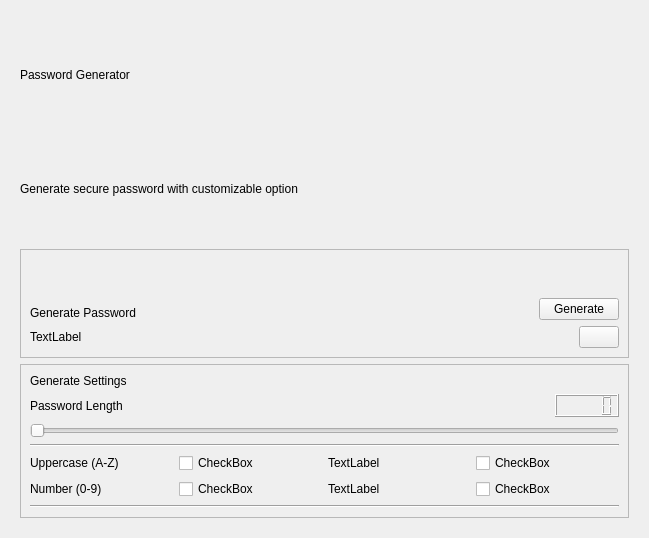
<?xml version="1.0" encoding="UTF-8"?>
<ui version="4.0">
 <class>PasswordGeneratorPage</class>
 <widget class="QWidget" name="PasswordGeneratorPage">
  <property name="geometry">
   <rect>
    <x>0</x>
    <y>0</y>
    <width>649</width>
    <height>538</height>
   </rect>
  </property>
  <property name="windowTitle">
   <string>Form</string>
  </property>
  <layout class="QVBoxLayout" name="verticalLayout_2">
   <item>
    <widget class="QStackedWidget" name="dashboardPages">
     <property name="currentIndex">
      <number>1</number>
     </property>
     <widget class="QWidget" name="vaultPage">
      <layout class="QHBoxLayout" name="horizontalLayout_3">
       <item>
        <layout class="QVBoxLayout" name="verticalLayout_3">
         <item alignment="Qt::AlignmentFlag::AlignRight">
          <widget class="QPushButton" name="addAccountButton">
           <property name="text">
            <string>Add Account</string>
           </property>
          </widget>
         </item>
         <item>
          <layout class="QHBoxLayout" name="horizontalLayout_4">
           <item>
            <widget class="QListWidget" name="listWidget">
             <item>
              <property name="text">
               <string>aasas 
 a</string>
              </property>
             </item>
            </widget>
           </item>
          </layout>
         </item>
        </layout>
       </item>
       <item>
        <layout class="QVBoxLayout" name="verticalLayout_4">
         <item>
          <widget class="QFrame" name="frame_3">
           <property name="frameShape">
            <enum>QFrame::Shape::StyledPanel</enum>
           </property>
           <property name="frameShadow">
            <enum>QFrame::Shadow::Raised</enum>
           </property>
           <layout class="QVBoxLayout" name="verticalLayout_8">
            <item>
             <widget class="QStackedWidget" name="accountPanel">
              <property name="maximumSize">
               <size>
                <width>16777207</width>
                <height>16777215</height>
               </size>
              </property>
              <property name="currentIndex">
               <number>2</number>
              </property>
              <widget class="QWidget" name="emptyAccountPage">
               <layout class="QVBoxLayout" name="verticalLayout">
                <item alignment="Qt::AlignmentFlag::AlignHCenter|Qt::AlignmentFlag::AlignVCenter">
                 <widget class="QLabel" name="label">
                  <property name="sizePolicy">
                   <sizepolicy hsizetype="Preferred" vsizetype="Preferred">
                    <horstretch>0</horstretch>
                    <verstretch>0</verstretch>
                   </sizepolicy>
                  </property>
                  <property name="text">
                   <string>Select / Create a account  to view details</string>
                  </property>
                 </widget>
                </item>
               </layout>
              </widget>
              <widget class="QWidget" name="accountDetailPage">
               <layout class="QVBoxLayout" name="verticalLayout_6">
                <item>
                 <widget class="QLabel" name="label_7">
                  <property name="text">
                   <string>Account Detail Page</string>
                  </property>
                 </widget>
                </item>
               </layout>
              </widget>
              <widget class="QWidget" name="createAccountPage">
               <layout class="QVBoxLayout" name="verticalLayout_5">
                <item>
                 <spacer name="verticalSpacer_3">
                  <property name="orientation">
                   <enum>Qt::Orientation::Vertical</enum>
                  </property>
                  <property name="sizeHint" stdset="0">
                   <size>
                    <width>20</width>
                    <height>40</height>
                   </size>
                  </property>
                 </spacer>
                </item>
                <item alignment="Qt::AlignmentFlag::AlignHCenter">
                 <widget class="QLabel" name="label_6">
                  <property name="text">
                   <string>Add Your Account</string>
                  </property>
                 </widget>
                </item>
                <item>
                 <spacer name="verticalSpacer_6">
                  <property name="orientation">
                   <enum>Qt::Orientation::Vertical</enum>
                  </property>
                  <property name="sizeHint" stdset="0">
                   <size>
                    <width>20</width>
                    <height>40</height>
                   </size>
                  </property>
                 </spacer>
                </item>
                <item alignment="Qt::AlignmentFlag::AlignLeft|Qt::AlignmentFlag::AlignBottom">
                 <widget class="QLabel" name="accountTitleLabel">
                  <property name="text">
                   <string>Platform Name</string>
                  </property>
                 </widget>
                </item>
                <item>
                 <widget class="QLineEdit" name="platformName"/>
                </item>
                <item>
                 <spacer name="verticalSpacer_2">
                  <property name="orientation">
                   <enum>Qt::Orientation::Vertical</enum>
                  </property>
                  <property name="sizeHint" stdset="0">
                   <size>
                    <width>20</width>
                    <height>40</height>
                   </size>
                  </property>
                 </spacer>
                </item>
                <item alignment="Qt::AlignmentFlag::AlignBottom">
                 <widget class="QLabel" name="label_4">
                  <property name="text">
                   <string>Platform Email</string>
                  </property>
                 </widget>
                </item>
                <item>
                 <widget class="QLineEdit" name="platformEmail"/>
                </item>
                <item>
                 <spacer name="verticalSpacer_4">
                  <property name="orientation">
                   <enum>Qt::Orientation::Vertical</enum>
                  </property>
                  <property name="sizeHint" stdset="0">
                   <size>
                    <width>20</width>
                    <height>40</height>
                   </size>
                  </property>
                 </spacer>
                </item>
                <item alignment="Qt::AlignmentFlag::AlignBottom">
                 <widget class="QLabel" name="label_5">
                  <property name="text">
                   <string>Platform Password</string>
                  </property>
                 </widget>
                </item>
                <item>
                 <layout class="QHBoxLayout" name="horizontalLayout_10">
                  <property name="spacing">
                   <number>3</number>
                  </property>
                  <property name="bottomMargin">
                   <number>83</number>
                  </property>
                  <item>
                   <widget class="QLineEdit" name="platformPassword"/>
                  </item>
                  <item>
                   <widget class="QPushButton" name="autoGenerateButton">
                    <property name="text">
                     <string>Auto Generate</string>
                    </property>
                   </widget>
                  </item>
                 </layout>
                </item>
                <item>
                 <spacer name="verticalSpacer_5">
                  <property name="orientation">
                   <enum>Qt::Orientation::Vertical</enum>
                  </property>
                  <property name="sizeHint" stdset="0">
                   <size>
                    <width>20</width>
                    <height>40</height>
                   </size>
                  </property>
                 </spacer>
                </item>
                <item>
                 <widget class="QPushButton" name="addAccountButton_2">
                  <property name="text">
                   <string>Add Account</string>
                  </property>
                 </widget>
                </item>
                <item>
                 <spacer name="verticalSpacer">
                  <property name="orientation">
                   <enum>Qt::Orientation::Vertical</enum>
                  </property>
                  <property name="sizeHint" stdset="0">
                   <size>
                    <width>20</width>
                    <height>40</height>
                   </size>
                  </property>
                 </spacer>
                </item>
               </layout>
              </widget>
             </widget>
            </item>
           </layout>
          </widget>
         </item>
        </layout>
       </item>
      </layout>
     </widget>
     <widget class="QWidget" name="passwordGeneratorPage">
      <layout class="QVBoxLayout" name="verticalLayout_9">
       <item>
        <widget class="QLabel" name="label_2">
         <property name="text">
          <string>Password Generator</string>
         </property>
        </widget>
       </item>
       <item>
        <widget class="QLabel" name="label_8">
         <property name="text">
          <string>Generate secure password with customizable option</string>
         </property>
        </widget>
       </item>
       <item>
        <widget class="QFrame" name="frame_2">
         <property name="frameShape">
          <enum>QFrame::Shape::StyledPanel</enum>
         </property>
         <property name="frameShadow">
          <enum>QFrame::Shadow::Raised</enum>
         </property>
         <layout class="QVBoxLayout" name="verticalLayout_11">
          <item>
           <layout class="QHBoxLayout" name="horizontalLayout">
            <item alignment="Qt::AlignmentFlag::AlignBottom">
             <widget class="QLabel" name="label_9">
              <property name="text">
               <string>Generate Password</string>
              </property>
             </widget>
            </item>
            <item alignment="Qt::AlignmentFlag::AlignRight|Qt::AlignmentFlag::AlignBottom">
             <widget class="QPushButton" name="passwordGenerateButton">
              <property name="text">
               <string>Generate</string>
              </property>
              <property name="icon">
               <iconset theme="QIcon::ThemeIcon::SyncSynchronizing"/>
              </property>
             </widget>
            </item>
           </layout>
          </item>
          <item>
           <layout class="QHBoxLayout" name="horizontalLayout_5">
            <item>
             <widget class="QLabel" name="showPassword">
              <property name="text">
               <string>TextLabel</string>
              </property>
             </widget>
            </item>
            <item alignment="Qt::AlignmentFlag::AlignRight">
             <widget class="QPushButton" name="copyButton">
              <property name="text">
               <string/>
              </property>
              <property name="icon">
               <iconset theme="QIcon::ThemeIcon::EditCopy"/>
              </property>
             </widget>
            </item>
           </layout>
          </item>
         </layout>
        </widget>
       </item>
       <item>
        <widget class="QFrame" name="frame_4">
         <property name="frameShape">
          <enum>QFrame::Shape::StyledPanel</enum>
         </property>
         <property name="frameShadow">
          <enum>QFrame::Shadow::Raised</enum>
         </property>
         <layout class="QVBoxLayout" name="verticalLayout_12">
          <item>
           <widget class="QLabel" name="label_10">
            <property name="text">
             <string>Generate Settings</string>
            </property>
           </widget>
          </item>
          <item>
           <layout class="QHBoxLayout" name="horizontalLayout_6">
            <item>
             <widget class="QLabel" name="label_11">
              <property name="text">
               <string>Password Length</string>
              </property>
             </widget>
            </item>
            <item alignment="Qt::AlignmentFlag::AlignRight">
             <widget class="QLCDNumber" name="passwordLengthDisplay"/>
            </item>
           </layout>
          </item>
          <item>
           <widget class="QSlider" name="passwordLengthSelector">
            <property name="orientation">
             <enum>Qt::Orientation::Horizontal</enum>
            </property>
           </widget>
          </item>
          <item>
           <widget class="Line" name="line">
            <property name="orientation">
             <enum>Qt::Orientation::Horizontal</enum>
            </property>
           </widget>
          </item>
          <item>
           <layout class="QGridLayout" name="gridLayout">
            <item row="0" column="0">
             <widget class="QLabel" name="label_12">
              <property name="text">
               <string>Uppercase (A-Z)</string>
              </property>
             </widget>
            </item>
            <item row="0" column="1">
             <widget class="QCheckBox" name="checkBox">
              <property name="text">
               <string>CheckBox</string>
              </property>
             </widget>
            </item>
            <item row="1" column="1">
             <widget class="QCheckBox" name="checkBox_2">
              <property name="text">
               <string>CheckBox</string>
              </property>
             </widget>
            </item>
            <item row="0" column="2">
             <widget class="QLabel" name="label_14">
              <property name="text">
               <string>TextLabel</string>
              </property>
             </widget>
            </item>
            <item row="1" column="2">
             <widget class="QLabel" name="label_15">
              <property name="text">
               <string>TextLabel</string>
              </property>
             </widget>
            </item>
            <item row="0" column="3">
             <widget class="QCheckBox" name="checkBox_3">
              <property name="text">
               <string>CheckBox</string>
              </property>
             </widget>
            </item>
            <item row="1" column="0">
             <widget class="QLabel" name="label_13">
              <property name="text">
               <string>Number (0-9)</string>
              </property>
             </widget>
            </item>
            <item row="1" column="3">
             <widget class="QCheckBox" name="checkBox_4">
              <property name="text">
               <string>CheckBox</string>
              </property>
             </widget>
            </item>
           </layout>
          </item>
          <item>
           <widget class="Line" name="line_2">
            <property name="orientation">
             <enum>Qt::Orientation::Horizontal</enum>
            </property>
           </widget>
          </item>
         </layout>
        </widget>
       </item>
      </layout>
     </widget>
     <widget class="QWidget" name="settingsPage">
      <layout class="QVBoxLayout" name="verticalLayout_10">
       <item>
        <widget class="QLabel" name="label_3">
         <property name="text">
          <string>SettingsPage</string>
         </property>
        </widget>
       </item>
      </layout>
     </widget>
    </widget>
   </item>
  </layout>
 </widget>
 <resources/>
 <connections/>
</ui>
